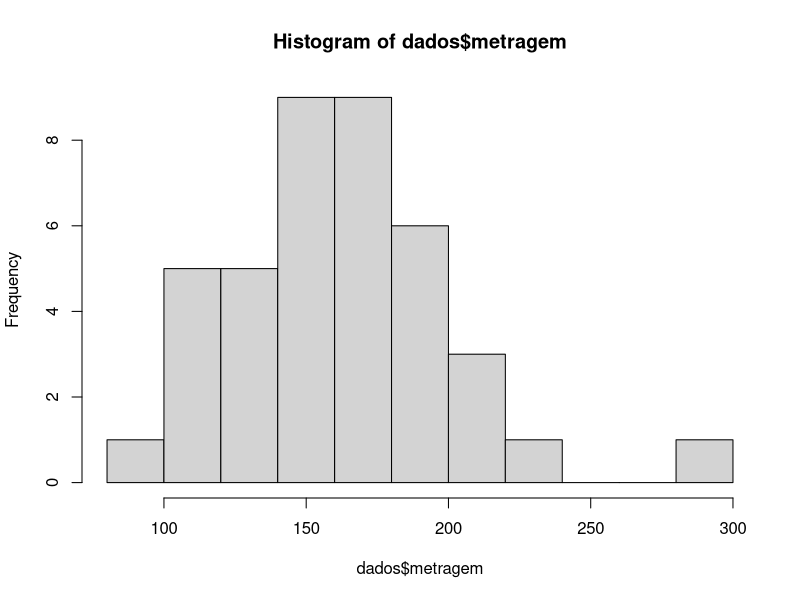

This figure's R source:
# 1 - Leitura do banco de dados:


dados = read.csv2("imoveis.csv")
dados$metragem = as.numeric(dados$metragem)


# 2 - Gráficos:

hist(dados$metragem)


# 3 - Medidas:
# (Preencher na branch Medidas)
